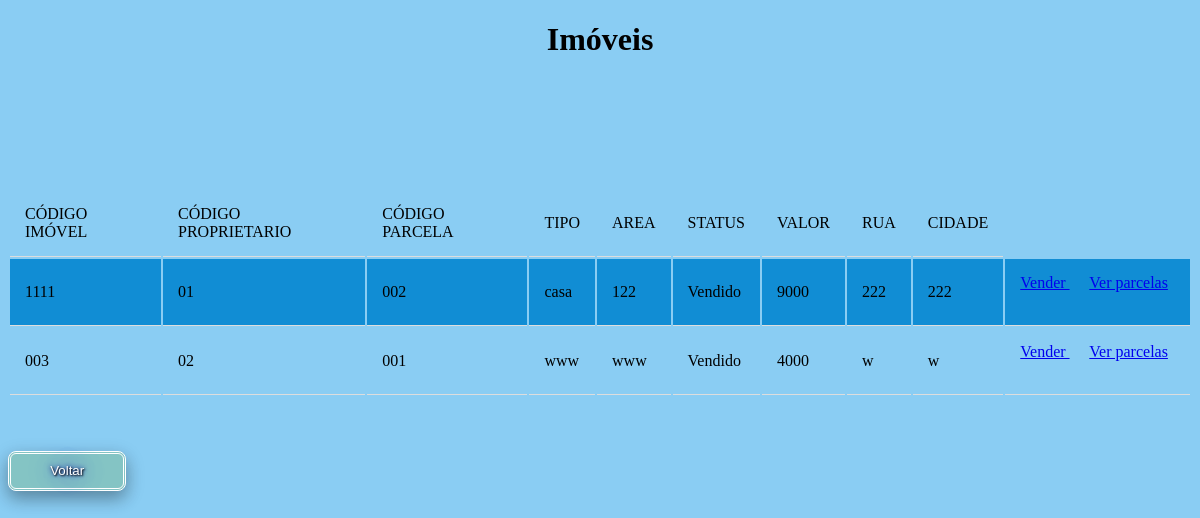
Screenshot of /buscaImovel.php with the database file from the repository.
### tables this page shows
CREATE TABLE `imovel` (
  `imovel_id` int(11) NOT NULL,
  `codigo_imovel` varchar(200) NOT NULL,
  `codigo_proprietario` varchar(200) NOT NULL,
  `tipo` varchar(200) NOT NULL,
  `area` varchar(200) NOT NULL,
  `valor` int(200) NOT NULL,
  `status` varchar(200) NOT NULL,
  `informacoes` varchar(200) NOT NULL,
  `enderecoimoID` int(11) DEFAULT NULL,
  `codigoP` varchar(255) NOT NULL
);

CREATE TABLE `endereco` (
  `endereco_id` int(11) NOT NULL,
  `rua` varchar(200) NOT NULL,
  `bairro` varchar(200) NOT NULL,
  `numero` varchar(200) NOT NULL,
  `cep` varchar(200) NOT NULL,
  `cidade` varchar(200) NOT NULL,
  `estado` varchar(200) NOT NULL,
  `pais` varchar(200) NOT NULL
);

### buscaImovel.php (the view, shortened to what this page needs)
<?php
require_once 'db_connect.php';
$sql = "SELECT  imovel.codigo_imovel,imovel.codigo_proprietario,imovel.codigoP,imovel.tipo,imovel.area,imovel.status,
imovel.valor,endereco.rua,endereco.cidade,imovel.imovel_id FROM imovel JOIN endereco on endereco.endereco_id = imovel.enderecoimoID";
$resultado = mysqli_query($connect, $sql);
?>
<!DOCTYPE html>
<html>
<head>
  <link rel="stylesheet" type="text/css" href="css/estilobuscacliente.css" />
</head>
<body>
  <h1>Imóveis</h1>
  <table >
    <tr>
      <td>CÓDIGO IMÓVEL</td>
      <td>CÓDIGO PROPRIETARIO</td>
      <td>CÓDIGO PARCELA</td>
      <td>TIPO</td>
      <td>AREA</td>
      <td>STATUS</td>
      <td>VALOR</td>
      <td>RUA</td>
      <td>CIDADE</td>
    </tr>
    <?php while($dado = mysqli_fetch_array($resultado)) { ?>
      <tr>
      <td><?php echo $dado['codigo_imovel']; ?></td>
      <td><?php echo $dado['codigo_proprietario']; ?></td>
      <td><?php echo $dado['codigoP']; ?></td>
      <td><?php echo $dado['tipo']; ?></td>
      <td><?php echo $dado['area']; ?></td>
      <td><?php echo $dado['status']; ?></td>
      <td><?php echo $dado['valor'];?></td>
      <td><?php echo $dado['rua']; ?></td>
      <td><?php echo $dado['cidade']; ?></td>
      <td>
          <div>
           <form action="<?php echo $_SERVER['PHP_SELF']; ?>" method="POST">
            <a href="vendaImovel.php?imovel_id=<?php echo $dado['imovel_id']?>"> Vender </a> &nbsp&nbsp&nbsp&nbsp
           <a href="buscarParcelas.php?codigoP=<?php echo $dado['codigoP']?>"> Ver parcelas</a>
            </form>
          </div>
      </td>
      </tr>
      <br><br><br>
    <?php }
    ?>
  </table>
  <br><br><br>
  <form action="<?php echo $_SERVER['PHP_SELF']; ?>" method="POST">
  <button type="submit" name="btn-voltar">Voltar</button>
  </form>
</body>
</html>

### css/estilobuscacliente.css (style rules this page uses)
table { width: 100%; }
td { border-bottom: 1px solid #ddd; padding: 15px; text-align: left; }
tr:nth-child(even) { background-color: #118dd4; }
body { background:rgb(138, 205, 243); }
h1 { font-family: 'sans-serifs'; text-align: center; }
button { width: 10%; height: 40px; background: rgb(132, 196, 196); color: #fff; border: double; border-radius: 8px; box-shadow: 0 8px 16px 0 rgba(0,0,0,0.2), 0 6px 20px 0 rgba(0,0,0,0.19); text-shadow: 1px 1px 2px black, 0 0 25px blue, 0 0 5px darkblue; }

### rows the page displays
imovel: codigo_imovel "1111", codigo_proprietario "01", codigoP "002", tipo "casa", area "122", status "Vendido", valor "9000", endereco.rua "222", endereco.cidade "222"
imovel: codigo_imovel "003", codigo_proprietario "02", codigoP "001", tipo "www", area "www", status "Vendido", valor "4000", endereco.rua "w", endereco.cidade "w"
